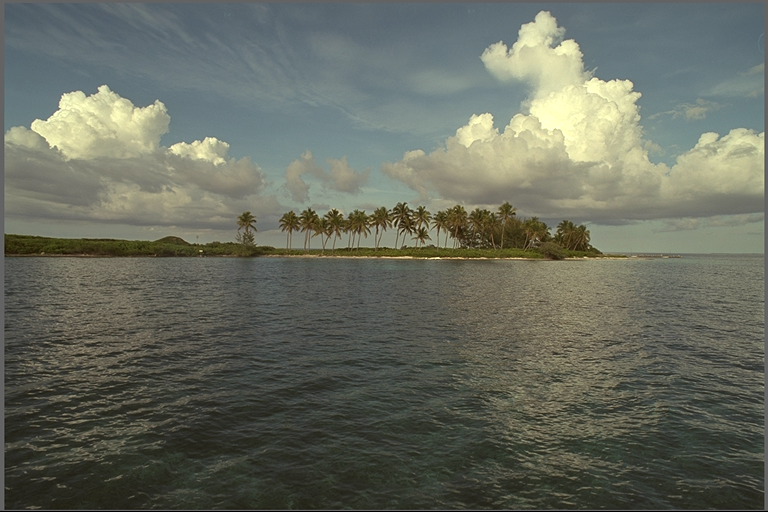
#> input picture data/images/kodim16.png, 768 x 512 px
$ python script_image_deblurring.py   (older library calls are emulated)
#> lines starting #> are read from the running program, lines starting #| are printed output that depends on the picture
### quatica/qslst.py
"""
QSLST: Quaternion Special Least Squares with Tikhonov Regularization
====================================================================

This module provides a *practical* implementation of Algorithm 2 (QSLST) from [1] for
quaternion-valued image restoration. It follows the formulation

    (A^T A + λ I) X = A^T B,

where A is a real-valued blurring operator, X and B are quaternion images.
For convolutional A (Gaussian/motion blur with periodic boundary), we exploit
the diagonalization in the Fourier domain to obtain the closed-form Tikhonov
solution. For a generic real matrix A, we provide a faithful pinv-based path
that implements Algorithm 2 exactly *without explicitly forming* A(T) = A(A^T A + λ I).

Quaternion representation
-------------------------
We represent a quaternion image Q as a float array of shape (H, W, 4) whose
last dimension stores components [q0, q1, q2, q3]. For RGB color, the
common choice is q0 = 0, q1 = R, q2 = G, q3 = B. Use `rgb_to_quat` /
`quat_to_rgb` helpers to convert.

Core API
--------
- qslst_restore_fft(Bq, psf, lam, boundary="periodic")  -> Xq
    Efficient path for convolutional blur with periodic boundary (BCCB).

- qslst_restore_matrix(Bq, A_mat, lam) -> Xq
    Faithful Algorithm 2 using T = A^T A + lam I and pseudo-inverse of T.

- build_psf_gaussian(radius, sigma) -> psf
- build_psf_motion(length, angle_deg) -> psf
- apply_blur_fft(Q, psf, boundary="periodic") -> blurred quaternion
- add_awgn_snr(Q, snr_db, rng=None) -> noisy quaternion
- psnr(x, x_ref), relative_error(x, x_ref)

All functions are fully numpy-based.

References
----------
[1] Fei, W., Tang, J., & Shan, M.
    Quaternion special least squares with Tikhonov regularization method in image restoration.
    Numerical Algorithms, 1-20. (2025)
    https://doi.org/10.1007/s11075-025-02187-6

"""

from __future__ import annotations

import math
from typing import Optional, Tuple

import numpy as np
from numpy.fft import fft2, ifft2

# -----------------------------
# Quaternion helpers
# -----------------------------


def rgb_to_quat(rgb: np.ndarray, real_part: float = 0.0) -> np.ndarray:
    """
    Convert an RGB image to quaternion form (H, W, 4).

    Maps RGB color channels to quaternion imaginary parts with configurable
    real component. Common choice: q0=real_part, q1=R, q2=G, q3=B.

    Parameters:
    -----------
    rgb : np.ndarray
        RGB image array of shape (H, W, 3) with values in [0, 1] or [0, 255]
    real_part : float, optional
        Value for quaternion real component q0 (default: 0.0)

    Returns:
    --------
    np.ndarray
        Quaternion image of shape (H, W, 4) with [q0, q1, q2, q3] = [real_part, R, G, B]

    Notes:
    ------
    This conversion enables processing RGB images as quaternion matrices
    for quaternion-based image restoration algorithms.
    """
    assert rgb.ndim == 3 and rgb.shape[2] == 3, "rgb must be (H, W, 3)"
    H, W, _ = rgb.shape
    q = np.empty((H, W, 4), dtype=np.float64)
    q[..., 0] = real_part
    q[..., 1:] = rgb.astype(np.float64)
    return q


def quat_to_rgb(q: np.ndarray, clip: bool = True) -> np.ndarray:
    """
    Convert quaternion image to RGB by taking imaginary parts [q1, q2, q3].

    Extracts RGB color channels from quaternion imaginary components,
    with optional intelligent clipping for normalized values.

    Parameters:
    -----------
    q : np.ndarray
        Quaternion image array of shape (H, W, 4)
    clip : bool, optional
        Whether to clip RGB to [0, 1] if input appears normalized (default: True)

    Returns:
    --------
    np.ndarray
        RGB image of shape (H, W, 3)

    Notes:
    ------
    Inverse operation of rgb_to_quat. The clipping heuristic checks if values
    are in range [-0.5, 1.5] to determine if normalization is appropriate.
    """
    assert q.ndim == 3 and q.shape[2] == 4, "q must be (H, W, 4)"
    rgb = q[..., 1:].copy()
    if clip:
        # Attempt intelligent clipping if values look normalized
        if rgb.max() <= 1.5 and rgb.min() >= -0.5:
            rgb = np.clip(rgb, 0.0, 1.0)
    return rgb


# [58 lines left out: functions split_quat_channels, stack_quat_channels, not called in this run]


# -----------------------------
# PSFs and blur application
# -----------------------------


def build_psf_gaussian(radius: int, sigma: float) -> np.ndarray:
    """
    Isotropic Gaussian PSF, truncated to a (2*radius+1) window and normalized.

    Creates a 2D Gaussian point spread function for image blurring operations.
    The PSF is truncated to a square window and normalized to unit sum.

    Parameters:
    -----------
    radius : int
        Truncation radius r (PSF size will be 2*radius + 1)
    sigma : float
        Standard deviation of the Gaussian distribution

    Returns:
    --------
    np.ndarray
        Gaussian PSF array of shape (K, K) where K = 2*radius + 1, with sum(psf) = 1

    Notes:
    ------
    Uses the 2D Gaussian formula: exp(-(x² + y²) / (2σ²)) / (2πσ²)
    The PSF is centered and normalized for convolution operations.
    """
    ax = np.arange(-radius, radius + 1)
    xx, yy = np.meshgrid(ax, ax, indexing="xy")
    psf = np.exp(-(xx**2 + yy**2) / (2.0 * sigma**2)) / (2.0 * np.pi * sigma**2)
    psf /= psf.sum()
    return psf


# [46 lines left out: function build_psf_motion, not called in this run]


def _pad_psf(psf: np.ndarray, shape: Tuple[int, int]) -> np.ndarray:
    """
    Pad/crop PSF to the given image shape with the peak at (0,0) (for FFT).

    Prepares a PSF for FFT-based convolution by padding or cropping to match
    the image dimensions and shifting the center to origin.

    Parameters:
    -----------
    psf : np.ndarray
        Point spread function kernel
    shape : tuple[int, int]
        Target image shape (H, W)

    Returns:
    --------
    np.ndarray
        Padded/cropped PSF of shape (H, W) with center at (0,0)

    Notes:
    ------
    Internal function for FFT-based convolution setup. The PSF center
    is moved to the top-left corner as required by FFT convolution.
    """
    H, W = shape
    kH, kW = psf.shape
    pad = np.zeros((H, W), dtype=np.float64)

    # Embed the PSF, then roll on the *full* padded grid so that the PSF center
    # (kH//2, kW//2) moves to (0, 0). This is the standard convention for
    # FFT-based circular convolution.
    h_use = min(kH, H)
    w_use = min(kW, W)
    pad[:h_use, :w_use] = psf[:h_use, :w_use]
    pad = np.roll(pad, -(kH // 2), axis=0)
    pad = np.roll(pad, -(kW // 2), axis=1)
    return pad


def apply_blur_fft(
    Q: np.ndarray, psf: np.ndarray, boundary: str = "periodic"
) -> np.ndarray:
    """
    Convolve quaternion image with PSF using FFT (per channel).

    Applies blurring to a quaternion image by convolving each quaternion
    component independently with the given point spread function using FFT.

    Parameters:
    -----------
    Q : np.ndarray
        Quaternion image array of shape (H, W, 4)
    psf : np.ndarray
        Point spread function kernel of shape (kH, kW)
    boundary : str, optional
        Boundary condition, only "periodic" is supported for BCCB (default: "periodic")

    Returns:
    --------
    np.ndarray
        Blurred quaternion image of shape (H, W, 4)

    Notes:
    ------
    Uses FFT-based convolution for computational efficiency. Each quaternion
    component is convolved independently, preserving quaternion structure.
    """
    assert boundary == "periodic", "Only periodic boundary is implemented"
    H, W, _ = Q.shape
    H_pad = _pad_psf(psf, (H, W))
    H_hat = fft2(H_pad)
    B = np.empty_like(Q)
    for c in range(4):
        B[..., c] = np.real(ifft2(fft2(Q[..., c]) * H_hat))
    return B


# -----------------------------
# Noise and metrics
# -----------------------------


# [38 lines left out: function add_awgn_snr, not called in this run]


def psnr(x: np.ndarray, x_ref: np.ndarray, data_range: Optional[float] = None) -> float:
    """
    Peak Signal-to-Noise Ratio for arrays with same shape.

    Computes PSNR = 10 * log10(data_range² / MSE) where MSE is the mean squared error.
    Higher values indicate better image quality/reconstruction.

    Parameters:
    -----------
    x : np.ndarray
        Estimated/reconstructed array
    x_ref : np.ndarray
        Reference/ground truth array
    data_range : float, optional
        Dynamic range of the data (default: None, uses max(x_ref) - min(x_ref))

    Returns:
    --------
    float
        PSNR value in decibels, or infinity if MSE is zero

    Notes:
    ------
    Standard metric for image quality assessment. Values typically range
    from 20-50 dB for natural images, with higher values indicating better quality.
    """
    x = x.astype(np.float64)
    x_ref = x_ref.astype(np.float64)
    mse = np.mean((x - x_ref) ** 2)
    if mse == 0:
        return float("inf")
    if data_range is None:
        data_range = float(x_ref.max() - x_ref.min() or 1.0)
    return 10.0 * math.log10((data_range**2) / mse)


def relative_error(x: np.ndarray, x_ref: np.ndarray) -> float:
    """
    Relative Frobenius error: ||x - x_ref||_F / ||x_ref||_F.

    Computes the normalized error between two arrays using the Frobenius norm.
    This metric is scale-invariant and commonly used for restoration quality assessment.

    Parameters:
    -----------
    x : np.ndarray
        Estimated/reconstructed array
    x_ref : np.ndarray
        Reference/ground truth array

    Returns:
    --------
    float
        Relative error value, or infinity if reference norm is zero

    Notes:
    ------
    Values closer to 0 indicate better reconstruction quality.
    This metric is particularly useful for comparing restoration algorithms.
    """
    num = np.linalg.norm(x - x_ref)
    den = np.linalg.norm(x_ref)
    return float(num / den) if den != 0 else float("inf")


# -----------------------------
# QSLST restoration
# -----------------------------


def qslst_restore_fft(
    Bq: np.ndarray, psf: np.ndarray, lam: float, boundary: str = "periodic"
) -> np.ndarray:
    """
    QSLST (Algorithm 2) specialized to convolutional A with periodic BC.

    Implements the FFT-based Tikhonov solution for quaternion image restoration
    with convolutional blur operators. Per-channel closed-form solution:
    X_hat = conj(H_hat) * B_hat / (|H_hat|^2 + lam)

    Parameters:
    -----------
    Bq : np.ndarray
        Observed blurred+noisy quaternion image of shape (H, W, 4)
    psf : np.ndarray
        Point spread function of shape (kH, kW)
    lam : float
        Tikhonov regularization parameter (>= 0)
    boundary : str, optional
        Boundary condition, only "periodic" supported (default: "periodic")

    Returns:
    --------
    np.ndarray
        Restored quaternion image of shape (H, W, 4)

    Notes:
    ------
    Efficient FFT-based implementation for BCCB (block-circulant with
    circulant blocks) operators. Each quaternion component is restored
    independently using the same frequency domain filter.
    """
    assert boundary == "periodic", "Only periodic boundary is implemented"
    H, W, _ = Bq.shape
    H_pad = _pad_psf(psf, (H, W))
    H_hat = fft2(H_pad)
    denom = (np.abs(H_hat) ** 2) + lam
    Xq = np.empty_like(Bq)
    H_conj = np.conj(H_hat)
    for c in range(4):
        B_hat = fft2(Bq[..., c])
        X_hat = H_conj * B_hat / denom
        Xq[..., c] = np.real(ifft2(X_hat))
    return Xq


# [47 lines left out: function qslst_restore_matrix, not called in this run]


# -----------------------------
# End of module
# -----------------------------

### applications/image_deblurring/script_image_deblurring.py
import argparse
import json
import os
import sys
import time
from typing import Optional

import matplotlib.pyplot as plt
import numpy as np
import quaternion  # type: ignore
from PIL import Image
from scipy import sparse as sp

# Prefer package imports; fall back to repository-local execution.
try:
    from quatica.qslst import (
        add_awgn_snr,
        apply_blur_fft,
        build_psf_gaussian,
        psnr as qslst_psnr,
        qslst_restore_fft,
        qslst_restore_matrix,
        quat_to_rgb,
        relative_error,
        rgb_to_quat,
    )
    from quatica.solver import (
        HigherOrderNewtonSchulzPseudoinverse,
        NewtonSchulzPseudoinverse,
    )
    from quatica.utils import SparseQuaternionMatrix, quat_matmat
except Exception:
    REPO_ROOT = os.path.abspath(os.path.join(os.path.dirname(__file__), "..", ".."))
    QUATICA_DIR = os.path.join(REPO_ROOT, "quatica")
    if QUATICA_DIR not in sys.path:
        sys.path.append(QUATICA_DIR)
    from qslst import (  # type: ignore
        add_awgn_snr,
        apply_blur_fft,
        build_psf_gaussian,
        psnr as qslst_psnr,
        qslst_restore_fft,
        qslst_restore_matrix,
        quat_to_rgb,
        relative_error,
        rgb_to_quat,
    )
    from solver import (  # type: ignore
        HigherOrderNewtonSchulzPseudoinverse,
        NewtonSchulzPseudoinverse,
    )
    from utils import SparseQuaternionMatrix, quat_matmat  # type: ignore


def load_rgb_image(path: str) -> np.ndarray:
    img = Image.open(path).convert("RGB")
    return np.asarray(img).astype(np.float64) / 255.0


def save_rgb_image(arr: np.ndarray, path: str) -> None:
    arr_255 = np.clip(arr * 255.0, 0, 255).astype(np.uint8)
    Image.fromarray(arr_255).save(path)


try:
    from skimage.metrics import structural_similarity as _ssim_sk

    _HAS_SKIMAGE = True
except Exception:
    _HAS_SKIMAGE = False


# [34 lines left out: function ssim_local, not called in this run]


def ssim_metric(x: np.ndarray, x_ref: np.ndarray, data_range: float = 1.0) -> float:
    if _HAS_SKIMAGE:
        try:
            return float(_ssim_sk(x_ref, x, data_range=data_range, channel_axis=-1))
        except TypeError:
            return float(_ssim_sk(x_ref, x, data_range=data_range, multichannel=True))
    return ssim_local(x, x_ref, data_range=data_range)


# [31 lines left out: function _build_bccb_csr, not called in this run]


def _build_bccb_matrix(psf: np.ndarray, H: int, W: int) -> np.ndarray:
    return _build_bccb_csr(psf, H, W).toarray()


# [21 lines left out: functions _validate_bccb_against_fft, _real_matrix_to_quat, _real_vec_to_quat, not called in this run]


def _ns_tikhonov_fft_restore(
    Bq_in: np.ndarray, psf_in: np.ndarray, lam_in: float, iters: int, order: int = 2
) -> np.ndarray:
    """Inverse iteration on T = |H_hat|^2 + lam in the Fourier domain.

    order=2 uses Newton-Schulz: y <- y * (2 - T y)
    order=3 uses cubic hyperpower: y <- y * (1 + r + r^2), r = 1 - T y
    """
    H, W, _ = Bq_in.shape
    # Build centered/padded PSF through public blur path convention.
    # Reconstruct H_hat by blurring a delta image once.
    delta = np.zeros((H, W, 4), dtype=np.float64)
    delta[0, 0, 0] = 1.0
    h_padded = apply_blur_fft(delta, psf_in, boundary="periodic")[..., 0]
    H_hat = np.fft.fft2(h_padded)
    Th = np.abs(H_hat) ** 2 + lam_in
    tmax = float(Th.max())
    # Safer NS initialization: for scalar t>0, Newton–Schulz for 1/t converges if
    # 0 < y0 < 2/t. Using y0≈2/tmax can be borderline when lam=0 and tmin≈0.
    alpha = 0.9 / (tmax + 1e-30)

    # Optional floor for the unregularized case to avoid huge 1/Th at very
    # small frequencies (or exact zeros), which can destabilize finite-iteration
    # inverse iteration. This is only relevant when lam_in=0.
    if lam_in == 0.0:
        floor = (1e-12) * (tmax + 1e-30)
        Th = np.maximum(Th, floor)

    y = np.full_like(Th, alpha, dtype=np.complex128)
    for _ in range(max(0, int(iters))):
        if order == 3:
            r = 1.0 - Th * y
            y = y * (1.0 + r + r * r)
        else:
            y = y * (2.0 - Th * y)
    H_conj = np.conj(H_hat)
    X_out = np.empty_like(Bq_in)
    for c in range(4):
        B_hat = np.fft.fft2(Bq_in[..., c])
        E_hat = H_conj * B_hat
        X_out[..., c] = np.real(np.fft.ifft2(y * E_hat))
    return X_out


def main() -> None:
    parser = argparse.ArgumentParser(
        description="Quaternion image deblurring demo: QSLST vs Newton-Schulz-based restoration"
    )
    parser.add_argument("--size", type=int, default=32, help="Resize to size x size (default: 32)")
    parser.add_argument("--lam", type=float, default=1e-3, help="Tikhonov lambda (default: 1e-3)")
    parser.add_argument("--snr", type=float, default=None, help="Optional AWGN SNR in dB")
    parser.add_argument(
        "--psf_radius",
        type=int,
        default=4,
        help="Gaussian PSF radius r (kernel size = 2r+1). Default: 4 (9x9).",
    )
    parser.add_argument(
        "--psf_sigma",
        type=float,
        default=1.0,
        help="Gaussian PSF sigma. Default: 1.0 (moderate blur).",
    )
    parser.add_argument(
        "--ns_mode",
        type=str,
        default="fftT",
        choices=["fftT", "dense", "sparse", "tikhonov_aug"],
        help=(
            "Comparison mode: fftT = inverse iteration on T=|H|^2+lambda in Fourier space; "
            "dense/sparse = NS pseudoinverse of the blur operator A; "
            "tikhonov_aug = NS pseudoinverse of the augmented Tikhonov operator [A; sqrt(lambda) I]."
        ),
    )
    parser.add_argument("--ns_iters", type=int, default=14, help="Iterations for fftT mode (default: 14)")
    parser.add_argument(
        "--fftT_order",
        type=int,
        default=2,
        choices=[2, 3],
        help="Order for fftT inverse iteration: 2 (Newton-Schulz) or 3 (cubic)",
    )
    parser.add_argument(
        "--image",
        type=str,
        default="kodim16",
        choices=["kodim16", "kodim20"],
        help="Image to use",
    )
    parser.add_argument(
        "--run_qslst_matrix",
        action="store_true",
        help="Also compute the explicit matrix-based QSLST reference path (slower).",
    )
    parser.add_argument(
        "--validate_bccb",
        action="store_true",
        help="Validate that the explicit BCCB matrix matches FFT blur on a random test image.",
    )
    parser.add_argument(
        "--metrics_json",
        type=str,
        default=None,
        help=(
            "Optional path to write machine-readable metrics/results as JSON. "
            "This avoids brittle stdout parsing in wrapper scripts."
        ),
    )
    args = parser.parse_args()

    repo_root = os.path.abspath(os.path.join(os.path.dirname(__file__), "..", ".."))
    data_img = os.path.join(repo_root, "data", "images", f"{args.image}.png")
    out_dir = os.path.join(repo_root, "output_figures")
    os.makedirs(out_dir, exist_ok=True)

    rgb_full = load_rgb_image(data_img)
#> in load_rgb_image, img is the input picture: PIL image 768x512 RGB; mean R, G, B 102.8, 106.7, 95.2
    print(f"Loaded image: {data_img}, full size={rgb_full.shape}", flush=True)
#| Loaded image: data/images/kodim16.png, full size=(512, 768, 3)
    target_size = (args.size, args.size)
    rgb = (
        np.asarray(Image.fromarray((rgb_full * 255).astype(np.uint8)).resize(target_size, Image.BILINEAR))
        .astype(np.float64)
        / 255.0
    )
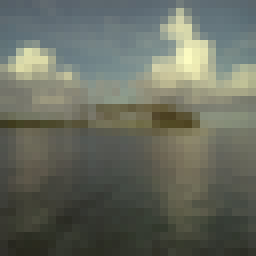
#> rgb: shape (32, 32, 3) float64 (shown 8 times larger); mean of channels 0, 1, 2 0.403, 0.418, 0.373; drawn as R, G, B
    print(f"Resized to: {rgb.shape}", flush=True)
#| Resized to: (32, 32, 3)
    Q_clean = rgb_to_quat(rgb, real_part=0.0)
#> in rgb_to_quat, `q[..., 1:] = rgb.astype(np.float64)`:
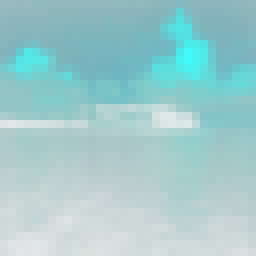
#> q: shape (32, 32, 4) float64 (shown 8 times larger); mean of channels 0, 1, 2, 3 0, 0.403, 0.418, 0.373; transparent parts drawn white

    psf = build_psf_gaussian(radius=int(args.psf_radius), sigma=float(args.psf_sigma))
    Q_blur = apply_blur_fft(Q_clean, psf, boundary="periodic")
#> in apply_blur_fft, `H_hat = fft2(H_pad)`:
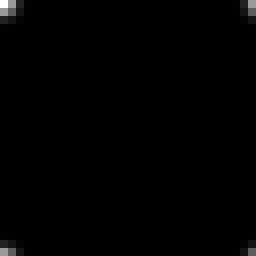
#> H_pad: shape (32, 32) float64 (shown 8 times larger); min 0, max 0.159, mean 0.000977; drawn with min black and max white
#> (the rest of the program and of its run is left out)
